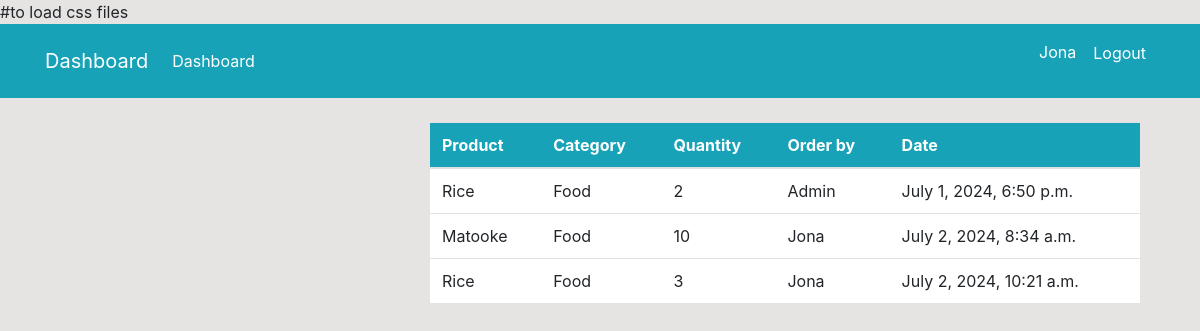
The page /order/ (signed in) on the database its author committed.
### dashboard/models.py (models this page shows)
class Order(models.Model):
	product = models.ForeignKey(Product, on_delete=models.CASCADE,null=True)
	staff = models.ForeignKey(User,models.CASCADE, null=True) #getting form the database od=f admin called user
	order_quantity =  models.PositiveIntegerField(null=True)
	date  = models.DateTimeField(auto_now_add=True)
	class Meta:
		    verbose_name_plural = "Orders"

class Product(models.Model):
	name = models.CharField(max_length=100,null=True)
	category = models.CharField(max_length=20, choices=CATEGORY ,null=True)
	quantity = models.PositiveIntegerField(null=True)
	class Meta:  #incase want to change the name of db in admin
		verbose_name_plural = "Products"

### dashboard/views.py (the view)
# urls.py: path('order/',views.order,name='dashboard-order'),
@login_required(login_url='user-login')
def order(request):
    orders = Order.objects.all()
    context ={'orders':orders}
    return render(request, 'dashboard/order.html',context)

### templates/dashboard/order.html (shortened to what this page needs)
{% extends 'partials/base.html' %}
{% block content %}
    <div class="container">
        <div class="row my-4">
            <div class="col-md-4">
            </div>
            <div class="col-md-8">
                <table class="table bg-white">
                    <thead class="bg-info">
                        <tr class="text-white">
                            <th scope="col">Product</th>
                            <th scope="col">Category</th>
                            <th scope="col">Quantity</th>
                            <th scope="col">Order by</th>
                            <th scope="col">Date</th>
                        </tr>
                    </thead>
                    <tbody>
                        {% for orders in orders %}
                        <tr>
                            <td>{{ orders.product.name }}</td>
                            <td>{{ orders.product.category }}</td>
                            <td>{{ orders.order_quantity }}</td>
                            <td>
                                {{ orders.staff.username }}
                            </td>
                            <td>{{ orders.date }}</td>
                        </tr>
                        {% endfor %}
                    </tbody>
                </table>
            </div>
        </div>
    </div>
{% endblock %}

### templates/partials/base.html (shortened to what this page needs)
{% load static %} #to load css files
<!doctype html>
<html lang="en">
  <head>
    <link rel="stylesheet" href="https://cdn.jsdelivr.net/npm/bootstrap@4.6.2/dist/css/bootstrap.min.css">
    <link rel="stylesheet" href="https://use.fontawesome.com/releases/v5.15.2/css/all.css"
>
    <link rel="stylesheet" href="{% static '/style.css' %}">
  </head>
  <body>
    {%  include 'partials/navbar.html' %}
    <div class="container">
        {% block content %}
        {% endblock %}
    </div>
  </body>
</html>

### templates/partials/navbar.html (shortened to what this page needs)
<!doctype html>
<html lang="en">
<head>
    <link rel="stylesheet" href="https://cdn.jsdelivr.net/npm/bootstrap@4.6.0/dist/css/bootstrap.min.css"
>
    <link rel="stylesheet" href="https://use.fontawesome.com/releases/v5.15.2/css/all.css"
>
    <link rel="stylesheet" href="./style.css">
</head>
<body>
    <nav class="navbar navbar-expand-lg navbar-info bg-info">
        <div class="container">
            {% if user.is_authenticated %}
            <a class="navbar-brand text-white" href="{% url 'dashboard-index' %}">Dashboard</a>
            <div class="collapse navbar-collapse" id="navbarSupportedContent">
                <ul class="navbar-nav mr-auto">
                    <li class="nav-item active">
                        <a class="nav-link text-white" href="{% url 'dashboard-index' %}">Dashboard </a>
                    </li>
                </ul>
                <ul class="navbar-nav ml-auto">
                    <li class="nav-item active">
                        <a class="nav-link text-white" href="{% url 'user-profile'%}">{{user.username}} </a>
                    </li>
                    <li class="nav-item">
                        <form method="POST" action="{% url 'user-logout' %}">
                        <button type="submit" class="btn btn-link nav-link text-white">Logout</button>
                    </form>
                    </li>
                </ul>
              {% endif %}
            </div>
        </div>
    </nav>

### static/style.css (style rules this page uses)
body { background: rgb(230,227,227); }

### rows shown on the page
Order: product.name "Rice", product.category "Food", order_quantity "2", staff.username "Admin", date "July 1, 2024, 6:50 p.m."
Order: product.name "Matooke", product.category "Food", order_quantity "10", staff.username "Jona", date "July 2, 2024, 8:34 a.m."
Order: product.name "Rice", product.category "Food", order_quantity "3", staff.username "Jona", date "July 2, 2024, 10:21 a.m."

### other values the page prints
{{ user.username }} "Jona"
